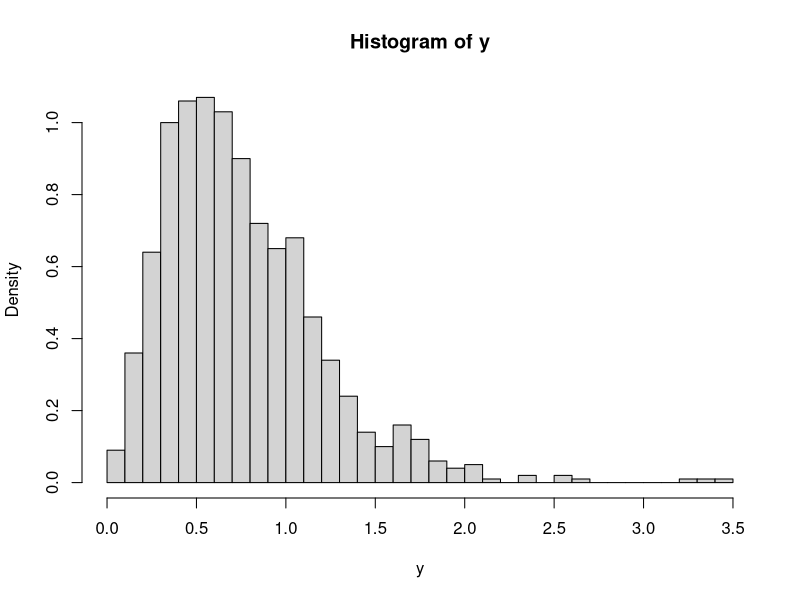
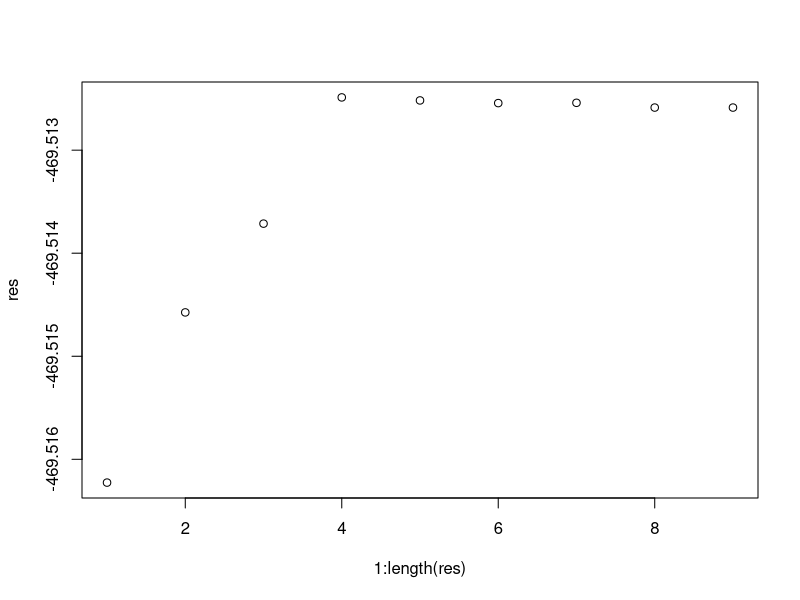
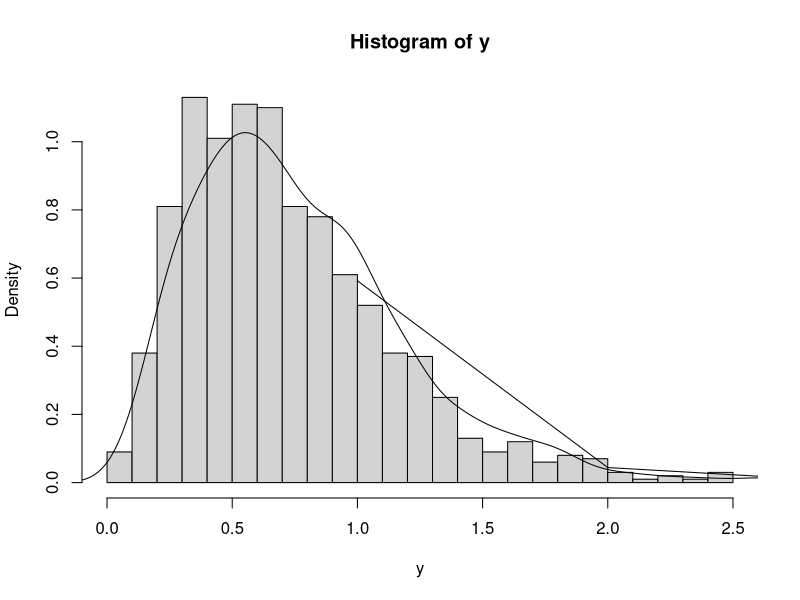

The R source for these figures, in order:

# Gamma Distribution
# shape=3, rate=4

set.seed(12345)
n=1000
y <- rgamma(n, shape=3, rate=4)
hist(y, breaks=30, probability=T)

dg <- function(x, h=1e-7) (gamma(x+h) - gamma(x))/h
d2g <- function(x, h=1e-7) (gamma(x+2*h) - 2*gamma(x+h) + gamma(x))/h^2


s_g <- function (x) {
  dalpha <- sum(log(y)) + n * log(x[2]) - n * dg(x[1]) / gamma(x[1])
  dbeta <- -sum(y) + n * x[1] * x[2]^(-1)
  return( c(dalpha, dbeta) )
}

h_g <- function (x) {
  dalpha2 <- -n * (d2g(x[1]) * gamma(x[1]) - dg(x[1])^2) / gamma(x[1])^2
  dalphabeta <- n * x[2]^(-1)
  dbeta2 <- -n * x[1] * x[2]^(-2)
  
  A = matrix(
    c(dalpha2, dalphabeta, dalphabeta, dbeta2),
    nrow=2, ncol=2, byrow=TRUE
  )
  
  return(A)
}

ll_g <- function(alpha, beta, n) {
  (alpha-1)*sum(log(y)) - beta*sum(y) + n*alpha*log(beta) - n*log( gamma(alpha))
}


NRroot_g <- function(x0, S, H) {
  x1 <- x0 - solve(H(x0), S(x0))
  if( sum(abs(1-x0/x1)) < 1e-8 ) {
    x1
  }
  else {
    cat(x1[2])
    cat(", ")
    NRroot_g(x1, S, H)
  }
}

th0 <- c(mean(y)^2/var(y), mean(y)/var(y))


result = NRroot_g(th0, s_g, h_g)
alpha = result[1]
beta = result[2]

param_alpha <-list(3.027517, 3.026405, 3.025782, 3.024883, 3.024918, 3.024936, 3.024942, 3.024941, 3.024941)
param_beta <-list(4.196775, 4.195233, 4.19437, 4.193124, 4.193172, 4.193197, 4.193205, 4.193205, 4.193205)

res <- list()
# plot trace
for (i in 1:length(param_alpha) ) {
  res[i] = ll_g(as.numeric(param_alpha[i]), as.numeric(param_beta[i]), 1000)
}
plot(1:length(res), res)


y <- rgamma(n, shape=3, rate=4)
hist(y, breaks=30, probability=T)

y2 <- dgamma(1:n, alpha, beta)
lines(y2)
sum(y2)

y3 <- rgamma(n, shape=alpha, rate=beta)
lines(density(y3))

